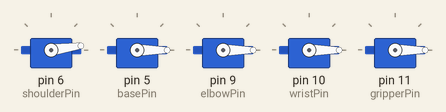
This sketch was run on a simulated Arduino Uno, built with avr-gcc and run on an emulated ATmega328P. Shown: 5 × servo.

Above: at 0.15 s.
At 1.1 s:
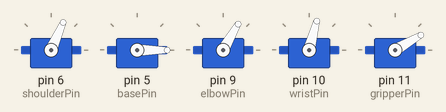
At 9.2 s:
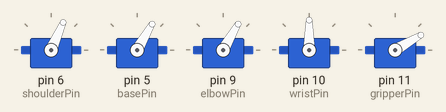
At 21.4 s:
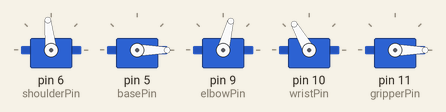
At 28.5 s:
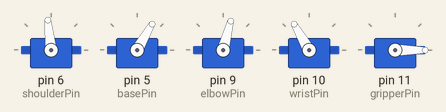
At 36.5 s:
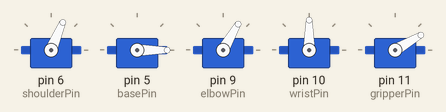
Timing chart, 0 to 40.0 s (numbered marks = the images above):
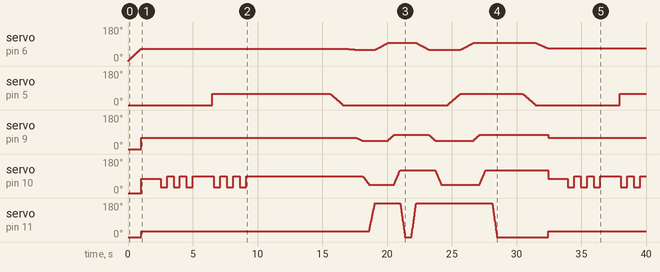

The sketch:

controlArm.ino
```cpp
#include <Servo.h>

//create servo objects
Servo base;
Servo shoulder;
Servo elbow;
Servo wrist;
Servo gripper;

//set pins
const int basePin = 5;
const int shoulderPin = 6;
const int elbowPin = 9;
const int wristPin = 10;
const int gripperPin = 11;

//initialize variables
const int minPWM = 500; //in microseconds
const int maxPWM[] = {2500, 2666}; // in microseconds

//indexes for maxPWM
const int baseIdx = 1;
const int shoulderIdx = 1;
const int elbowIdx = 0;
const int wristIdx = 0;
const int gripperIdx = 0;


void setup() {
  // put your setup code here, to run once:
Serial.begin(9600);


 //set all pins to output mode
  pinMode(basePin, OUTPUT);
  pinMode(shoulderPin, OUTPUT);
  pinMode(elbowPin, OUTPUT);
  pinMode(wristPin, OUTPUT);
  pinMode(gripperPin, OUTPUT);

  //attach all pins as servos and initialize the min and max PWM ranges
  shoulder.attach(shoulderPin, minPWM, maxPWM[shoulderIdx]);
  base.attach(basePin, minPWM, maxPWM[baseIdx]);
  elbow.attach(elbowPin, minPWM, maxPWM[elbowIdx]);
  wrist.attach(wristPin, minPWM, maxPWM[wristIdx]);
  gripper.attach(gripperPin, minPWM, maxPWM[gripperIdx]);

  //move all servos to 0 degrees to start
  shoulder.write(0);
  base.write(0);
  elbow.write(0);
  wrist.write(0);
  gripper.write(0);
}

//HELPER FUNCTIONS


//input angle is the angle you want the shoulder to move to. newAngle accounts for the differences in max PWM with the servo.write() function.
void moveShoulder(int inputAngle){
  //crash program for invalid angles
  if(inputAngle < 0 || inputAngle > 270){
    exit(0);
  }

  int newAngle = map(inputAngle, 0, 270, 0, 180);
  shoulder.write(newAngle);
}

//a wrapper function for moveShoulder that goes slower
void moveShoulderSlowly(int inputAngle){
  int totalTime = 1000; //hard coded to 2 seconds

  int currentAngle = map(shoulder.read(), 0, 180, 0, 270);
 // inputAngle = map(inputAngle, 0, 270, 0, 180);
  int delta = inputAngle - currentAngle;
  int sign;
  int mappedAngle;

  sign = (delta > 0) - (delta < 0);

  delta = abs(delta);
  float tDelay = totalTime / float(delta);
  int newAngle = currentAngle;
  int i = 0;

  //delay(5000);
  for (i = 0; i < delta; i++) {

    moveShoulder(newAngle);
    delay(tDelay);
    newAngle += sign;
  }

}

//input angle is the angle you want the base to move to. newAngle accounts for the differences in max PWM with the servo.write() function.
void moveBase(int inputAngle){
  //crash program for invalid angles
  if(inputAngle < 0 || inputAngle > 270){
    exit(0);
  }
  int newAngle = map(inputAngle, 0, 270, 0, 180);
  base.write(newAngle);
}

//a wrapper function for moveShoulder that goes slower
void moveBaseSlowly(int inputAngle){
  int totalTime = 1000; //hard coded to 2 seconds

  int currentAngle = map(base.read(), 0, 180, 0, 270);
  int delta = inputAngle - currentAngle;
  int sign;

  if (delta > 0){
    sign = 1;
  }
  else if (delta < 0){
    sign = -1;
  }

  delta = abs(delta);
  float tDelay = totalTime / delta;
  int newAngle = currentAngle + sign;
  int i = 0;

  for (i = 0; i < delta; i++) {
    moveBase(newAngle);
    delay(tDelay);
    newAngle += sign;
  }

}

void moveElbow(int inputAngle){
  //crash program for invalid angles

  if(inputAngle < 0 || inputAngle > 180){
    exit(0);
  }
  elbow.write(inputAngle);
}

void moveElbowSlowly(int inputAngle){
  int totalTime = 500; //hard coded to 2 seconds

  int currentAngle = elbow.read();
  int delta = inputAngle - currentAngle;
  int sign;

  if (delta > 0){
    sign = 1;
  }
  else if (delta < 0){
    sign = -1;
  }

  delta = abs(delta);
  float tDelay = totalTime / delta;
  int newAngle = currentAngle + sign;
  int i = 0;

  for (i = 0; i < delta; i++) {
    moveElbow(newAngle);
    delay(tDelay);
    newAngle += sign;
  }

}

void moveWrist(int inputAngle){
  //crash program for invalid angles
  if(inputAngle < 0 || inputAngle > 180){
    exit(0);
  }
  wrist.write(inputAngle);
}

void moveWristSlowly(int inputAngle){
  int totalTime = 500; //hard coded to 2 seconds

  int currentAngle = wrist.read();
  int delta = inputAngle - currentAngle;
  int sign;

  if (delta > 0){
    sign = 1;
  }
  else if (delta < 0){
    sign = -1;
  }

  delta = abs(delta);
  float tDelay = totalTime / delta;
  int newAngle = currentAngle + sign;
  int i = 0;

  for (i = 0; i < delta; i++) {
    moveWrist(newAngle);
    delay(tDelay);
    newAngle += sign;
  }

}

void moveGripper(int inputAngle){
  //crash program for invalid angles
  if(inputAngle < 0 || inputAngle > 180){
    exit(0);
  }
  gripper.write(inputAngle);
}

void moveGripperSlowly(int inputAngle){
  int totalTime = 500; //hard coded to 2 seconds

  int currentAngle = gripper.read();
  int delta = inputAngle - currentAngle;
  int sign;

  if (delta > 0){
    sign = 1;
  }
  else if (delta < 0){
    sign = -1;
  }

  delta = abs(delta);
  float tDelay = totalTime / delta;
  int newAngle = currentAngle + sign;
  int i = 0;

  for (i = 0; i < delta; i++) {
    moveGripper(newAngle);
    delay(tDelay);
    newAngle += sign;
  }

}


void wave(){

  //initial positions
  moveBaseSlowly(0);
  moveShoulderSlowly(100);
  moveElbow(60);
  moveWrist(75);
  moveGripper(30);
  delay(1500);


  //move wrist up and down three times
  for(int i= 0; i<3; i++){
    moveWrist(30);
    delay(500);
    moveWrist(90);
    delay(500);
  }

  //pause for one second
  delay(1000);

  //rotate base
  moveBase(90);
  delay(100);

  //move up and down three times again
  for(int i= 0; i<3; i++){
    moveWrist(30);
    delay(500);
    moveWrist(90);
    delay(500);
  }

  //long pause
  delay(5000);

}

void pickUpObject(){
  moveBaseSlowly(0);
  moveShoulderSlowly(90);
  moveElbowSlowly(45);
  moveWristSlowly(45);
  moveGripperSlowly(180);


  moveShoulderSlowly(145);
  moveElbowSlowly(75);
  moveWristSlowly(120);
  moveGripperSlowly(0);

  delay(500);

  moveGripperSlowly(180);


  moveShoulderSlowly(90);
  moveElbowSlowly(45);
  moveWristSlowly(45);

  delay(500);

  moveBaseSlowly(90);

  moveShoulderSlowly(145);
  moveElbowSlowly(75);
  moveWristSlowly(120);

  delay(500);

  moveGripperSlowly(0);

  delay(1000);


}


void testShoulder(){

  moveShoulderSlowly(0);
  delay(500);
  moveShoulderSlowly(90);
  delay(500);
  moveShoulderSlowly(130);
  delay(500);
}


void loop() {
  wave();
  delay(1000);

  pickUpObject();
  delay(1000);
}
```
